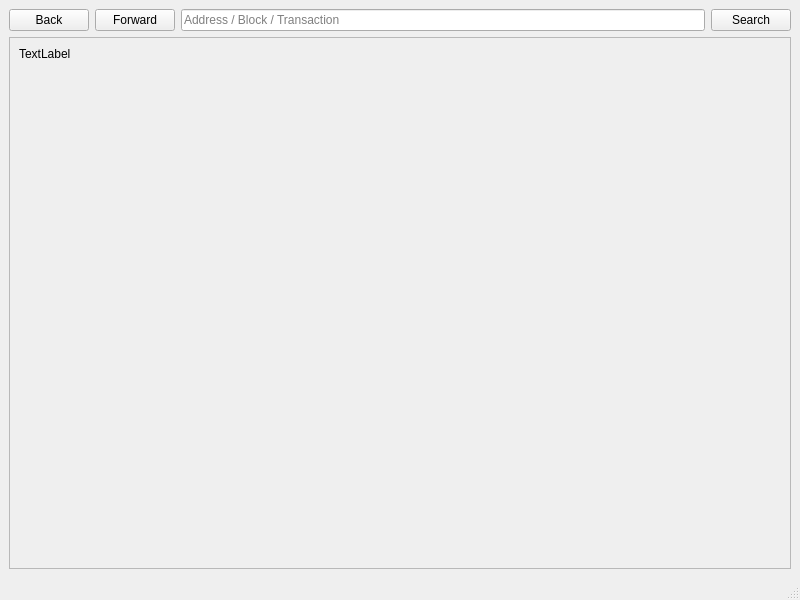
<?xml version="1.0" encoding="UTF-8"?>
<ui version="4.0">
 <class>BlockExplorer</class>
 <widget class="QMainWindow" name="BlockExplorer">
  <property name="geometry">
   <rect>
    <x>0</x>
    <y>0</y>
    <width>800</width>
    <height>600</height>
   </rect>
  </property>
  <property name="windowTitle">
   <string>Blockchain Explorer</string>
  </property>
  <property name="styleSheet">
   <string notr="true"/>
  </property>
  <widget class="QWidget" name="centralwidget">
   <property name="styleSheet">
    <string notr="true"/>
   </property>
   <layout class="QVBoxLayout" name="verticalLayout">
    <item>
     <layout class="QHBoxLayout" name="horizontalLayout">
      <property name="sizeConstraint">
       <enum>QLayout::SetMinimumSize</enum>
      </property>
      <item>
       <widget class="QPushButton" name="back">
        <property name="text">
         <string>Back</string>
        </property>
        <property name="icon">
         <iconset>
          <normaloff>:/icons/back</normaloff>:/icons/back</iconset>
        </property>
        <property name="flat">
         <bool>false</bool>
        </property>
       </widget>
      </item>
      <item>
       <widget class="QPushButton" name="forward">
        <property name="text">
         <string>Forward</string>
        </property>
        <property name="icon">
         <iconset>
          <normaloff>:/icons/forward</normaloff>:/icons/forward</iconset>
        </property>
       </widget>
      </item>
      <item>
       <widget class="QLineEdit" name="searchBox">
        <property name="sizePolicy">
         <sizepolicy hsizetype="Expanding" vsizetype="Fixed">
          <horstretch>5</horstretch>
          <verstretch>0</verstretch>
         </sizepolicy>
        </property>
        <property name="minimumSize">
         <size>
          <width>0</width>
          <height>0</height>
         </size>
        </property>
        <property name="inputMask">
         <string/>
        </property>
        <property name="text">
         <string/>
        </property>
        <property name="placeholderText">
         <string>Address / Block / Transaction</string>
        </property>
       </widget>
      </item>
      <item>
       <widget class="QPushButton" name="pushSearch">
        <property name="sizePolicy">
         <sizepolicy hsizetype="Minimum" vsizetype="Fixed">
          <horstretch>0</horstretch>
          <verstretch>0</verstretch>
         </sizepolicy>
        </property>
        <property name="minimumSize">
         <size>
          <width>0</width>
          <height>0</height>
         </size>
        </property>
        <property name="maximumSize">
         <size>
          <width>16777215</width>
          <height>16777215</height>
         </size>
        </property>
        <property name="text">
         <string>Search</string>
        </property>
        <property name="autoDefault">
         <bool>false</bool>
        </property>
        <property name="default">
         <bool>false</bool>
        </property>
        <property name="flat">
         <bool>false</bool>
        </property>
       </widget>
      </item>
     </layout>
    </item>
    <item>
     <widget class="QScrollArea" name="scrollArea">
      <property name="widgetResizable">
       <bool>true</bool>
      </property>
      <widget class="QWidget" name="scrollAreaWidgetContents">
       <property name="geometry">
        <rect>
         <x>0</x>
         <y>0</y>
         <width>780</width>
         <height>489</height>
        </rect>
       </property>
       <layout class="QHBoxLayout" name="horizontalLayout_2">
        <item>
         <widget class="QLabel" name="content">
          <property name="sizePolicy">
           <sizepolicy hsizetype="Preferred" vsizetype="Expanding">
            <horstretch>0</horstretch>
            <verstretch>0</verstretch>
           </sizepolicy>
          </property>
          <property name="text">
           <string>TextLabel</string>
          </property>
          <property name="textFormat">
           <enum>Qt::RichText</enum>
          </property>
          <property name="alignment">
           <set>Qt::AlignLeading|Qt::AlignLeft|Qt::AlignTop</set>
          </property>
          <property name="textInteractionFlags">
           <set>Qt::LinksAccessibleByMouse|Qt::TextSelectableByMouse</set>
          </property>
         </widget>
        </item>
       </layout>
      </widget>
     </widget>
    </item>
   </layout>
  </widget>
  <widget class="QMenuBar" name="menubar">
   <property name="geometry">
    <rect>
     <x>0</x>
     <y>0</y>
     <width>800</width>
     <height>27</height>
    </rect>
   </property>
  </widget>
  <widget class="QStatusBar" name="statusbar"/>
 </widget>
 <resources>
  <include location="../rim.qrc"/>
 </resources>
 <connections/>
</ui>
